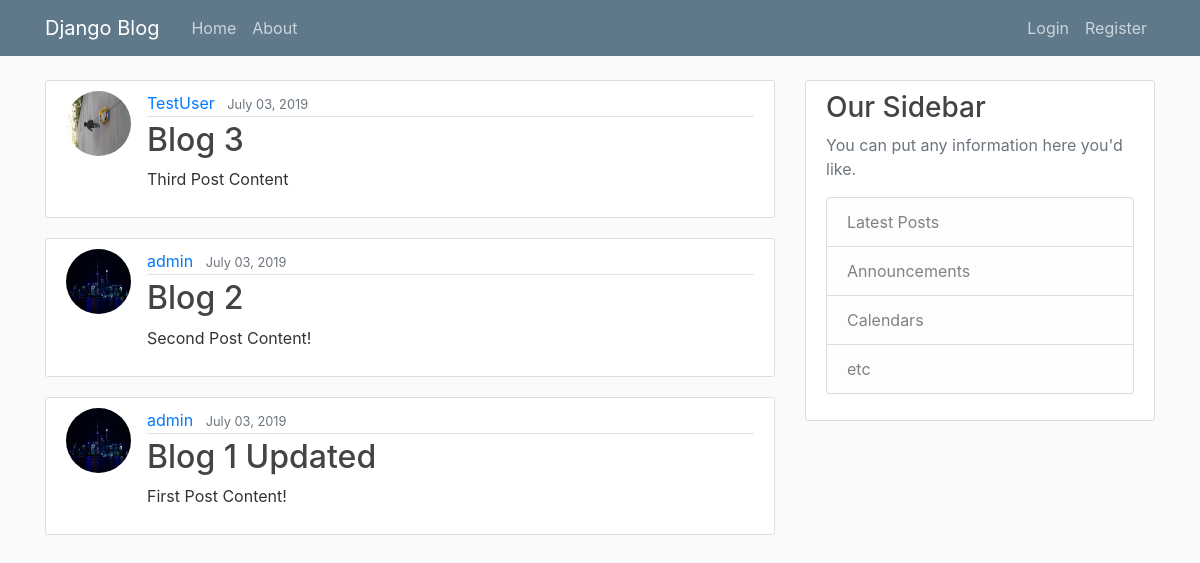
Before: / with the older database file.
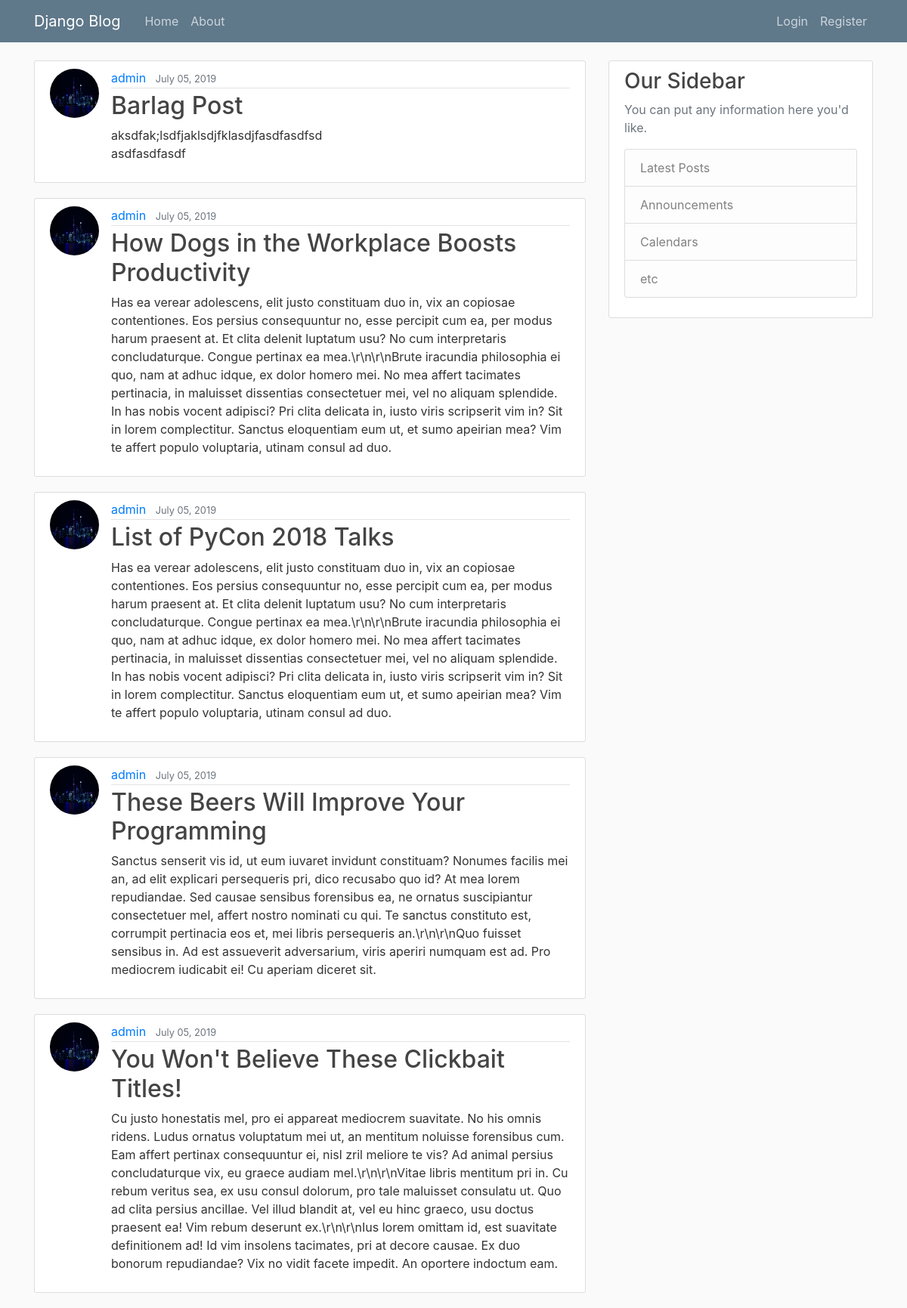
After: the same page with the newer database file.
### blog/models.py (models this page shows, shortened)
class Post(models.Model):
    title = models.CharField(max_length=100)
    content = models.TextField()
    date_posted = models.DateTimeField(default=timezone.now)
    author = models.ForeignKey(User, on_delete=models.CASCADE)

### users/models.py (models this page shows, shortened)
class Profile(models.Model):
    user = models.OneToOneField(User, on_delete=models.CASCADE)
    image = models.ImageField(default='default.jpg', upload_to='profile_pics')

### blog/views.py (the view)
# urls.py: path('', PostListView.as_view(), name='blog-home'),
class PostListView(ListView):
    model = Post
    template_name = 'blog/home.html' # <app>/<model>_<viewtype>.html
    context_object_name = 'posts'
    ordering = ['-date_posted']
    paginate_by = 5

### blog/templates/blog/home.html
{% extends "blog/base.html" %}
{% block content %}
    {% for post in posts %}
        <article class="media content-section">
            <img class="rounded-circle article-img" src="{{post.author.profile.image.url}}" alt="">
            <div class="media-body">
                <div class="article-metadata">
                    <a href="#" class="mr-2">{{ post.author }}</a>
                    <small class="text-muted">{{ post.date_posted|date:"F d, Y" }}</small>
                </div>
                <h2><a href="#" class="article-title">{{ post.title }}</a></h2>
                <p class="article-content">{{ post.content }}</p>
            </div>
        </article>
    {% endfor %}
{% endblock content %}

Changed rows visible on the page:
no longer on this page (row unchanged): Post: author.profile.image (placeholder picture), author "TestUser", date_posted "July 03, 2019", title "Blog 3", content "Third Post Content"
no longer on this page (row unchanged): Post: author.profile.image (picture), author "admin", date_posted "July 03, 2019", title "Blog 2", content "Second Post Content!"
no longer on this page (row unchanged): Post: author.profile.image (picture), author "admin", date_posted "July 03, 2019", title "Blog 1 Updated", content "First Post Content!"
added Post: author.profile.image (picture), author "admin", date_posted "July 05, 2019", title "Barlag Post", content "aksdfak;lsdfjaklsdjfklasdjfasdfasdfsd asdfasdfasdf"
added Post: author.profile.image (picture), author "admin", date_posted "July 05, 2019", title "How Dogs in the Workplace Boosts Productivity", content "Has ea verear adolescens, elit justo constituam duo in, vix an copiosae contentiones. Eos persius consequuntur no, esse percipit cum ea, per modus harum praesent at. Et clita delenit luptatum usu? No cum interpretaris concludaturque. Congue pertinax ea mea.\\r\\n\\r\\nBrute iracundia philosophia ei quo, nam at adhuc idque, ex dolor homero mei. No mea affert tacimates pertinacia, in maluisset dissentias consectetuer mei, vel no aliquam splendide. In has nobis vocent adipisci? Pri clita delicata in, iusto viris scripserit vim in? Sit in lorem complectitur. Sanctus eloquentiam eum ut, et sumo apeirian mea? Vim te affert populo voluptaria, utinam consul ad duo."
added Post: author.profile.image (picture), author "admin", date_posted "July 05, 2019", title "List of PyCon 2018 Talks", content "Has ea verear adolescens, elit justo constituam duo in, vix an copiosae contentiones. Eos persius consequuntur no, esse percipit cum ea, per modus harum praesent at. Et clita delenit luptatum usu? No cum interpretaris concludaturque. Congue pertinax ea mea.\\r\\n\\r\\nBrute iracundia philosophia ei quo, nam at adhuc idque, ex dolor homero mei. No mea affert tacimates pertinacia, in maluisset dissentias consectetuer mei, vel no aliquam splendide. In has nobis vocent adipisci? Pri clita delicata in, iusto viris scripserit vim in? Sit in lorem complectitur. Sanctus eloquentiam eum ut, et sumo apeirian mea? Vim te affert populo voluptaria, utinam consul ad duo."
added Post: author.profile.image (picture), author "admin", date_posted "July 05, 2019", title "These Beers Will Improve Your Programming", content "Sanctus senserit vis id, ut eum iuvaret invidunt constituam? Nonumes facilis mei an, ad elit explicari persequeris pri, dico recusabo quo id? At mea lorem repudiandae. Sed causae sensibus forensibus ea, ne ornatus suscipiantur consectetuer mel, affert nostro nominati cu qui. Te sanctus constituto est, corrumpit pertinacia eos et, mei libris persequeris an.\\r\\n\\r\\nQuo fuisset sensibus in. Ad est assueverit adversarium, viris aperiri numquam est ad. Pro mediocrem iudicabit ei! Cu aperiam diceret sit."
added Post: author.profile.image (picture), author "admin", date_posted "July 05, 2019", title "You Won't Believe These Clickbait Titles!", content "Cu justo honestatis mel, pro ei appareat mediocrem suavitate. No his omnis ridens. Ludus ornatus voluptatum mei ut, an mentitum noluisse forensibus cum. Eam affert pertinax consequuntur ei, nisl zril meliore te vis? Ad animal persius concludaturque vix, eu graece audiam mel.\\r\\n\\r\\nVitae libris mentitum pri in. Cu rebum veritus sea, ex usu consul dolorum, pro tale maluisset consulatu ut. Quo ad clita persius ancillae. Vel illud blandit at, vel eu hinc graeco, usu doctus praesent ea! Vim rebum deserunt ex.\\r\\n\\r\\nIus lorem omittam id, est suavitate definitionem ad! Id vim insolens tacimates, pri at decore causae. Ex duo bonorum repudiandae? Vix no vidit facete impedit. An oportere indoctum…"
